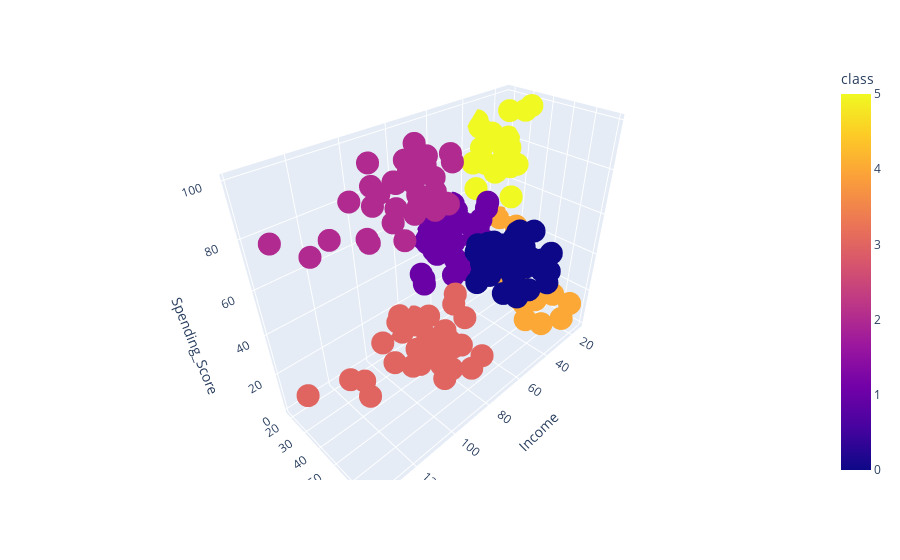

Notebook cell for this chart:
### Code cell
fig = px.scatter_3d(df,x='Income',y='Age',z='Spending_Score',color='class')
fig.show()

### Figure 1 — Plotly figure (JSON) as saved in the notebook; plotly's stock layout.template omitted (floating-point values rounded to 4 significant figures; data arrays with more than 128 entries replaced by an {"elided": "..."} marker saying what was removed)
{"data": [{"hovertemplate": "Income=%{x}<br>Age=%{y}<br>Spending_Score=%{z}<br>class=%{marker.color}<extra></extra>", "legendgroup": "", "marker": {"color": {"elided": "200 int values"}, "coloraxis": "coloraxis", "symbol": "circle"}, "mode": "markers", "name": "", "scene": "scene", "showlegend": false, "type": "scatter3d", "x": {"elided": "200 int values"}, "y": {"elided": "200 int values"}, "z": {"elided": "200 int values"}}], "layout": {"coloraxis": {"colorbar": {"title": {"text": "class"}}, "colorscale": [[0, "#0d0887"], [0.1111, "#46039f"], [0.2222, "#7201a8"], [0.3333, "#9c179e"], [0.4444, "#bd3786"], [0.5556, "#d8576b"], [0.6667, "#ed7953"], [0.7778, "#fb9f3a"], [0.8889, "#fdca26"], [1, "#f0f921"]]}, "legend": {"tracegroupgap": 0}, "margin": {"t": 60}, "scene": {"domain": {"x": [0, 1], "y": [0, 1]}, "xaxis": {"title": {"text": "Income"}}, "yaxis": {"title": {"text": "Age"}}, "zaxis": {"title": {"text": "Spending_Score"}}}}}
